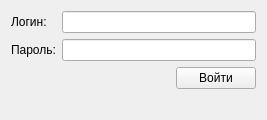
<?xml version="1.0" encoding="UTF-8"?>
<ui version="4.0">
 <class>Form</class>
 <widget class="QWidget" name="Form">
  <property name="geometry">
   <rect>
    <x>0</x>
    <y>0</y>
    <width>267</width>
    <height>116</height>
   </rect>
  </property>
  <property name="windowTitle">
   <string>Вход для администратора</string>
  </property>
  <property name="windowIcon">
   <iconset>
    <normaloff>../system_image/log2.bmp</normaloff>../system_image/log2.bmp</iconset>
  </property>
  <layout class="QVBoxLayout" name="verticalLayout">
   <item>
    <layout class="QFormLayout" name="formLayout">
     <item row="0" column="0">
      <widget class="QLabel" name="label">
       <property name="text">
        <string>Логин:</string>
       </property>
      </widget>
     </item>
     <item row="0" column="1">
      <widget class="QLineEdit" name="lineEdit"/>
     </item>
     <item row="1" column="0">
      <widget class="QLabel" name="label_2">
       <property name="text">
        <string>Пароль:</string>
       </property>
      </widget>
     </item>
     <item row="1" column="1">
      <widget class="QLineEdit" name="lineEdit_2">
       <property name="text">
        <string/>
       </property>
       <property name="echoMode">
        <enum>QLineEdit::Password</enum>
       </property>
      </widget>
     </item>
    </layout>
   </item>
   <item>
    <layout class="QHBoxLayout" name="horizontalLayout_3">
     <item>
      <spacer name="horizontalSpacer">
       <property name="orientation">
        <enum>Qt::Horizontal</enum>
       </property>
       <property name="sizeHint" stdset="0">
        <size>
         <width>40</width>
         <height>20</height>
        </size>
       </property>
      </spacer>
     </item>
     <item>
      <widget class="QPushButton" name="pushButton">
       <property name="text">
        <string>Войти</string>
       </property>
      </widget>
     </item>
    </layout>
   </item>
   <item>
    <widget class="QLabel" name="statusBar">
     <property name="enabled">
      <bool>true</bool>
     </property>
     <property name="sizePolicy">
      <sizepolicy hsizetype="Preferred" vsizetype="Expanding">
       <horstretch>0</horstretch>
       <verstretch>0</verstretch>
      </sizepolicy>
     </property>
     <property name="text">
      <string/>
     </property>
    </widget>
   </item>
  </layout>
 </widget>
 <resources/>
 <connections/>
</ui>
